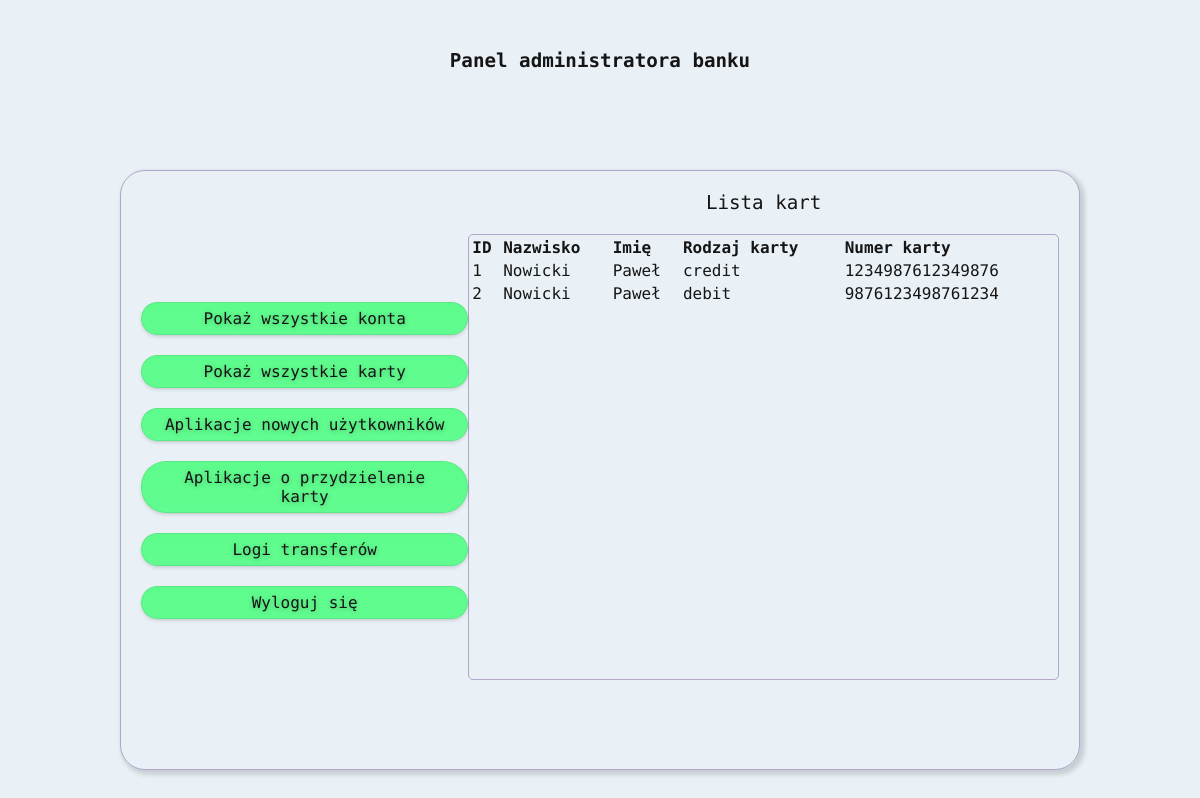
The page /admin.php?operation=showAllCards on the database as committed earlier.
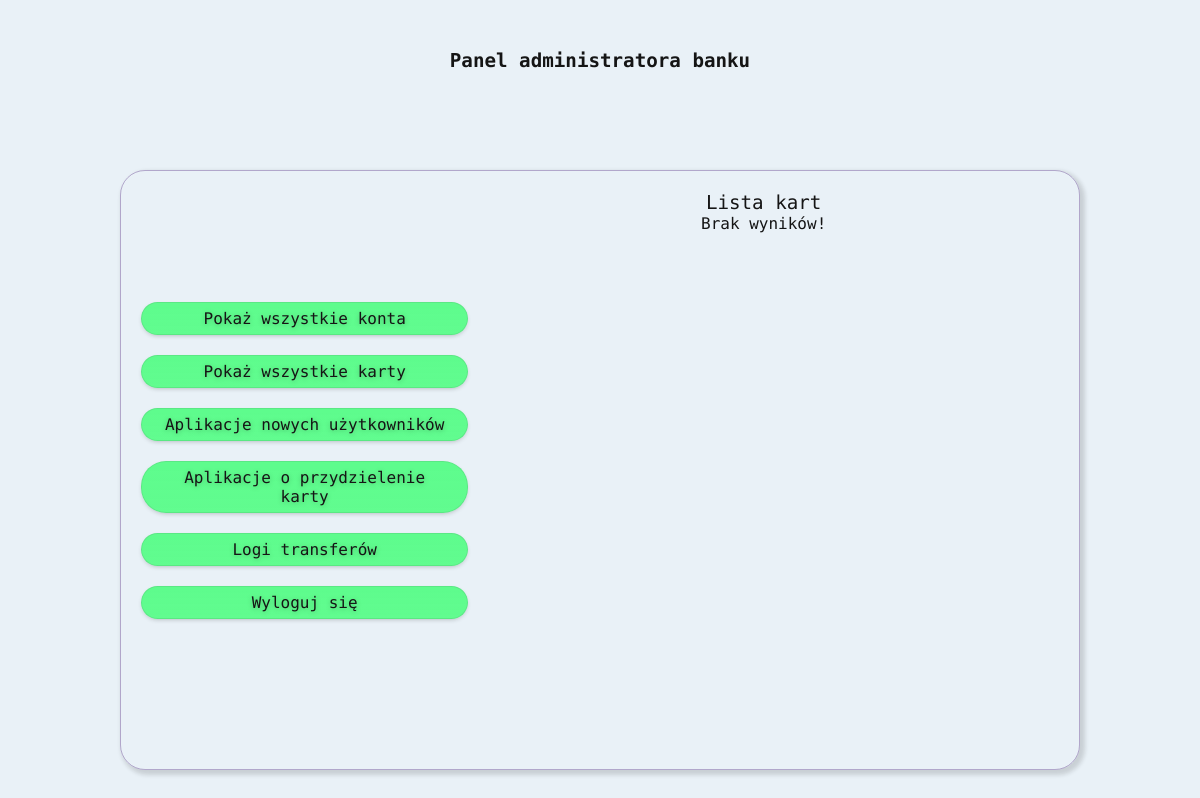
The same page on the database as committed later.
### tables this page shows
CREATE TABLE `card` (
  `id` bigint(20) UNSIGNED NOT NULL,
  `id_user` int(11) NOT NULL,
  `card_number` char(16) NOT NULL,
  `cvv` int(11) NOT NULL,
  `duration` date NOT NULL
);

CREATE TABLE `user_bank` (
  `id` int(20) NOT NULL,
  `login` varchar(12) NOT NULL,
  `password` varchar(20) NOT NULL,
  `surname` varchar(20) NOT NULL,
  `lastname` varchar(30) NOT NULL,
  `pesel` char(11) NOT NULL,
  `street` varchar(20) NOT NULL,
  `house_number` varchar(10) NOT NULL,
  `zip_code` varchar(10) NOT NULL,
  `town` varchar(35) NOT NULL,
  `country` varchar(20) NOT NULL,
  `mail` varchar(255) NOT NULL,
  `telephone_number` varchar(15) NOT NULL,
  `status` enum('active','inactive') NOT NULL DEFAULT 'inactive'
);

### connection.php (called while the page is built, shortened)
<?php
class Database {
    private $connection;
    public function __construct(string $host, string $user, string $password, string $database, string $port)
    {
        try {
            $this->connection = new mysqli($host, $user, $password, $database, $port);
        } catch (Exception $e) {
            $this->error = $e->getMessage();
        }
    }
    public function multiRow(string $query)
    {
        $arr = [];
        $result = mysqli_query($this->connection, $query);
        if ($result->num_rows > 0) {
            while($row = $result->fetch_assoc()) {
                $arr[] = $row;
            }
        }
        else {
            return false;
        }
        return $arr;
    }
}

### admin.php (the view, shortened to what this page needs)
<?php
require_once('connection.php');
$db = new Database('localhost', 'root', '', 'bank', '3306');
?>
<!DOCTYPE html>
<html lang="en">
<head>
    <link rel="stylesheet" href="css/style-admin.css">
</head>
<body>
<section class="wrapper">
    <header class="page-header">
        <h1 class="page-header__title">
            Panel administratora banku
        </h1>
    </header>
    <main>
        <section class="admin-panel">
            <nav class="admin-panel__nav">
                <ul class="admin-panel__list">
                    <li class="admin-panel__item">
                        <a class="admin-panel__anchor" href="admin.php?operation=showAllAccounts">Pokaż wszystkie
                            konta</a>
                    </li>
                    <li class="admin-panel__item">
                        <a class="admin-panel__anchor" href="admin.php?operation=showAllCards">Pokaż wszystkie karty</a>
                    </li>
                    <li class="admin-panel__item">
                        <a class="admin-panel__anchor" href="admin.php?operation=accountApplication">Aplikacje nowych
                            użytkowników</a>
                    </li>
                    <li class="admin-panel__item">
                        <a class="admin-panel__anchor" href="admin.php?operation=cardApplication">Aplikacje o
                            przydzielenie karty</a>
                    </li>
                    <li class="admin-panel__item">
                        <a class="admin-panel__anchor" href="admin.php?operation=transferLog">Logi transferów</a>
                    </li>
                    <li class="admin-panel__item">
                        <a class="admin-panel__anchor" href="admin.php?operation=logout">Wyloguj się</a>
                    </li>
                </ul>
            </nav>
            <section class="admin-panel__operations">
                <?php
                if (isset($_GET['operation'])) {
                    switch ($_GET['operation']) {
                            ?>
                                <?php
                        case 'showAllCards':
                            ?>
                            <span class="admin-panel__header">Lista kart</span>
                            <?php
                            $cards = $db->multiRow("SELECT * FROM user_bank INNER JOIN card ON user_bank.id = card.id_user");
                            if ($cards != null) {
                                ?>
                                <div class="admin-panel__container">
                                    <table class="admin-panel__table">
                                        <thead>
                                        <tr>
                                            <th>ID</th>
                                            <th>Nazwisko</th>
                                            <th>Imię</th>
                                            <th>Rodzaj karty</th>
                                            <th>Numer karty</th>
                                        </tr>
                                        </thead>
                                        <tbody>
                                        <?php
                                        $id = 1;
                                        foreach ($cards as $card) {
                                            ?>
                                            <tr>
                                                <?php
                                                echo '<td>' . $id . '</td>';
                                                echo '<td>' . $card['lastname'] . '</td>';
                                                echo '<td>' . $card['surname'] . '</td>';
                                                echo '<td>' . $card['type'] . '</td>';
                                                echo '<td>' . $card['card_number'] . '</td>';
                                                $id++;
                                                ?>
                                            </tr>
                                            <?php
                                        }
                                        ?>
                                        </tbody>
                                    </table>
                                </div>
                                <?php
                            } else { ?>
                                <span class="admin-panel__information">
                                    Brak wyników!
                                </span>
                                <?php
                            }
                            break;
                            ?>
                                <?php
                    }
                } else { ?>
                    <span class="admin-panel__header">
                        Wybierz opcje z menu
                    <?php
                }
                ?>
            </section>
        </section>
    </main>
</body>
</html>

### css/style-admin.css (style rules this page uses)
* { font-family: 'Roboto Mono', monospace; font-size: 16px; box-sizing: border-box; color: #151515; }
body { margin: 0; height: 100vh; position: relative; background: #e9f1f7; }
.page-header { display: flex; justify-content: space-around; align-items: center; height: 120px; color: black; }
.page-header__title { font-size: 1.2rem; }
main { display: flex; width: 80%; margin:0 auto; }
.admin-panel { display: flex; width: 100%; height: 600px; margin-top:50px; padding: 20px; justify-content: flex-start; border:1px solid rgba(52, 0, 104, 0.31); border-radius: 25px; box-shadow: 3px 3px 4px 2px rgba(21, 21, 21, 0.15); font-weight: 400; }
.admin-panel__nav { align-self: center; }
.admin-panel__list { margin: 0; padding: 0; list-style: none; }
.admin-panel__item { margin-bottom: 20px; padding: 6px 15px; color: #151515; background: linear-gradient(to bottom, #5efc8d 10%, rgba(94, 252, 141, 0.98) 100%); border: 1px solid rgba(89, 227, 129, 0.77); border-radius: 25px; box-shadow: 0px 2px 5px -2px rgba(21, 21, 21, 0.30); text-align: center; text-shadow: 0px 1px 5px rgba(21, 21, 21, 0.25); cursor: pointer; }
.admin-panel__anchor { text-decoration: none; }
.admin-panel__operations { margin: 0 auto; width: 65%; text-align: center; }
.admin-panel__header { font-size: 1.2rem; font-weight: 500; }
.admin-panel__information { display: block; }
.admin-panel__container { margin-top: 20px; text-align: left; height: 80%; overflow-y: scroll; border:1px solid rgba(52, 0, 104, 0.31); border-radius: 5px; }
.admin-panel__table { width: 100%; }

Rows that differ between the two databases and show on the page:
removed card: id_user.lastname "Nowicki", id_user.surname "Paweł", type "credit", card_number "1234987612349876"
removed card: id_user.lastname "Nowicki", id_user.surname "Paweł", type "debit", card_number "9876123498761234"
Other text that changed with them:
text no longer shown: "ID Nazwisko Imię Rodzaj karty Numer karty"
text now shown: "Brak wyników!"
